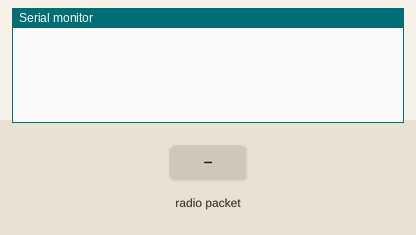
This sketch was run on a simulated Arduino Uno, built with avr-gcc and run on an emulated ATmega328P. Parts: the last lines printed to the serial monitor. The test bench sets the inputs (shaded band).

Above: at 1.2 s.
1.3 s: radio packet "1" arrives
At 1.8 s:
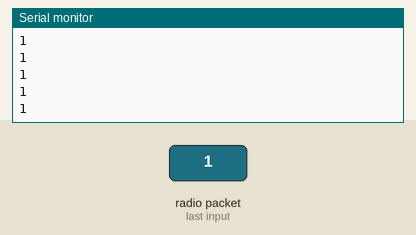
3.2 s: radio packet "0" arrives
At 4.2 s:
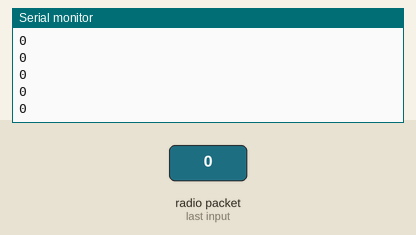
4.7 s: radio packet "2" arrives
At 5.8 s:
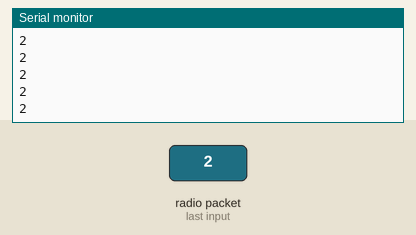
Timing chart, 0 to 7.7 s (numbered marks = the images above; inputs shaded):
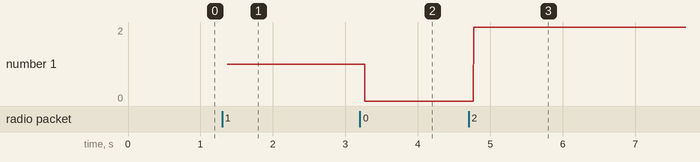

The sketch:

RadtionReceiverTest.ino
```cpp
// Radio Receiver Test Code
#include <LoRa.h>

String inText = "";
String inMessage = "";
int packetSize;
int inChar;
void setup() {
  Serial.begin(9600);

}

void loop() {
  packetSize = LoRa.parsePacket();
  if (packetSize) {
    // Read Packet
    while (LoRa.available()) {
        inChar = LoRa.read();
        inText += (char)inChar;
        inMessage = inText;
    }
    inText = "";
    LoRa.packetRssi();
  }
  Serial.println(inMessage);

}
```

Measured:
- after the input at 1.3 s, the serial monitor: prints a new line after 0.07 s (image 1)
- after the input at 3.2 s, the serial monitor: prints a new line after 0.07 s (image 2)
- after the input at 4.7 s, the serial monitor: prints a new line after 0.07 s (image 3)
- plotted number 1: 1 → 0 after the input at 3.2 s, 0 → 2 after the input at 4.7 s
